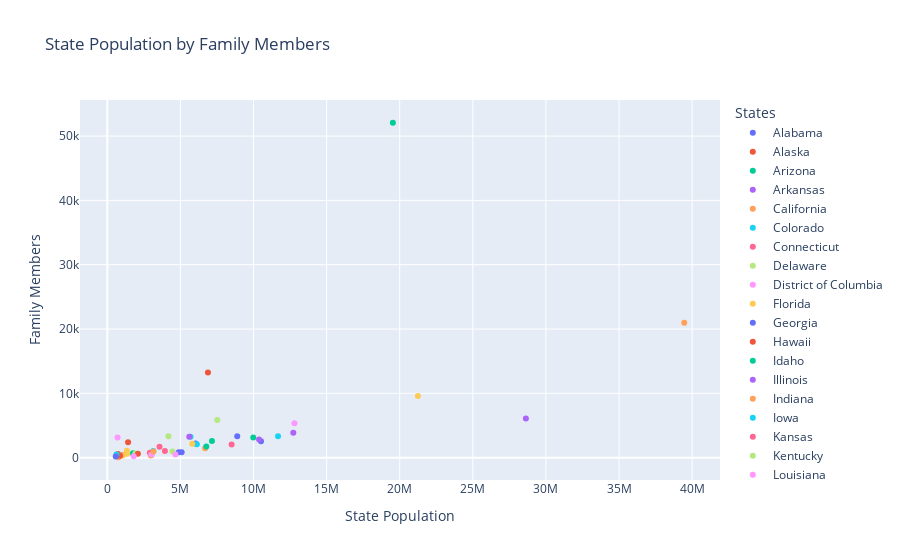

The notebook cell this image was saved under:
### Code cell
px.scatter(homelessness, x= 'state_pop', y='family_members', color='state',
           labels=dict(state_pop = "State Population", family_members = "Family Members", state = "States"), title = "State Population by Family Members")

### Figure 1 — Plotly figure (JSON) as saved in the notebook; plotly's stock layout.template omitted (floating-point values rounded to 4 significant figures)
{"data": [{"hovertemplate": "States=Alabama<br>State Population=%{x}<br>Family Members=%{y}<extra></extra>", "legendgroup": "Alabama", "marker": {"color": "#636efa", "symbol": "circle"}, "mode": "markers", "name": "Alabama", "orientation": "v", "showlegend": true, "type": "scatter", "x": [4887681], "xaxis": "x", "y": [864], "yaxis": "y"}, {"hovertemplate": "States=Alaska<br>State Population=%{x}<br>Family Members=%{y}<extra></extra>", "legendgroup": "Alaska", "marker": {"color": "#EF553B", "symbol": "circle"}, "mode": "markers", "name": "Alaska", "orientation": "v", "showlegend": true, "type": "scatter", "x": [735139], "xaxis": "x", "y": [582], "yaxis": "y"}, {"hovertemplate": "States=Arizona<br>State Population=%{x}<br>Family Members=%{y}<extra></extra>", "legendgroup": "Arizona", "marker": {"color": "#00cc96", "symbol": "circle"}, "mode": "markers", "name": "Arizona", "orientation": "v", "showlegend": true, "type": "scatter", "x": [7158024], "xaxis": "x", "y": [2606], "yaxis": "y"}, {"hovertemplate": "States=Arkansas<br>State Population=%{x}<br>Family Members=%{y}<extra></extra>", "legendgroup": "Arkansas", "marker": {"color": "#ab63fa", "symbol": "circle"}, "mode": "markers", "name": "Arkansas", "orientation": "v", "showlegend": true, "type": "scatter", "x": [3009733], "xaxis": "x", "y": [432], "yaxis": "y"}, {"hovertemplate": "States=California<br>State Population=%{x}<br>Family Members=%{y}<extra></extra>", "legendgroup": "California", "marker": {"color": "#FFA15A", "symbol": "circle"}, "mode": "markers", "name": "California", "orientation": "v", "showlegend": true, "type": "scatter", "x": [39461588], "xaxis": "x", "y": [20964], "yaxis": "y"}, {"hovertemplate": "States=Colorado<br>State Population=%{x}<br>Family Members=%{y}<extra></extra>", "legendgroup": "Colorado", "marker": {"color": "#19d3f3", "symbol": "circle"}, "mode": "markers", "name": "Colorado", "orientation": "v", "showlegend": true, "type": "scatter", "x": [5691287], "xaxis": "x", "y": [3250], "yaxis": "y"}, {"hovertemplate": "States=Connecticut<br>State Population=%{x}<br>Family Members=%{y}<extra></extra>", "legendgroup": "Connecticut", "marker": {"color": "#FF6692", "symbol": "circle"}, "mode": "markers", "name": "Connecticut", "orientation": "v", "showlegend": true, "type": "scatter", "x": [3571520], "xaxis": "x", "y": [1696], "yaxis": "y"}, {"hovertemplate": "States=Delaware<br>State Population=%{x}<br>Family Members=%{y}<extra></extra>", "legendgroup": "Delaware", "marker": {"color": "#B6E880", "symbol": "circle"}, "mode": "markers", "name": "Delaware", "orientation": "v", "showlegend": true, "type": "scatter", "x": [965479], "xaxis": "x", "y": [374], "yaxis": "y"}, {"hovertemplate": "States=District of Columbia<br>State Population=%{x}<br>Family Members=%{y}<extra></extra>", "legendgroup": "District of Columbia", "marker": {"color": "#FF97FF", "symbol": "circle"}, "mode": "markers", "name": "District of Columbia", "orientation": "v", "showlegend": true, "type": "scatter", "x": [701547], "xaxis": "x", "y": [3134], "yaxis": "y"}, {"hovertemplate": "States=Florida<br>State Population=%{x}<br>Family Members=%{y}<extra></extra>", "legendgroup": "Florida", "marker": {"color": "#FECB52", "symbol": "circle"}, "mode": "markers", "name": "Florida", "orientation": "v", "showlegend": true, "type": "scatter", "x": [21244317], "xaxis": "x", "y": [9587], "yaxis": "y"}, {"hovertemplate": "States=Georgia<br>State Population=%{x}<br>Family Members=%{y}<extra></extra>", "legendgroup": "Georgia", "marker": {"color": "#636efa", "symbol": "circle"}, "mode": "markers", "name": "Georgia", "orientation": "v", "showlegend": true, "type": "scatter", "x": [10511131], "xaxis": "x", "y": [2556], "yaxis": "y"}, {"hovertemplate": "States=Hawaii<br>State Population=%{x}<br>Family Members=%{y}<extra></extra>", "legendgroup": "Hawaii", "marker": {"color": "#EF553B", "symbol": "circle"}, "mode": "markers", "name": "Hawaii", "orientation": "v", "showlegend": true, "type": "scatter", "x": [1420593], "xaxis": "x", "y": [2399], "yaxis": "y"}, {"hovertemplate": "States=Idaho<br>State Population=%{x}<br>Family Members=%{y}<extra></extra>", "legendgroup": "Idaho", "marker": {"color": "#00cc96", "symbol": "circle"}, "mode": "markers", "name": "Idaho", "orientation": "v", "showlegend": true, "type": "scatter", "x": [1750536], "xaxis": "x", "y": [715], "yaxis": "y"}, {"hovertemplate": "States=Illinois<br>State Population=%{x}<br>Family Members=%{y}<extra></extra>", "legendgroup": "Illinois", "marker": {"color": "#ab63fa", "symbol": "circle"}, "mode": "markers", "name": "Illinois", "orientation": "v", "showlegend": true, "type": "scatter", "x": [12723071], "xaxis": "x", "y": [3891], "yaxis": "y"}, {"hovertemplate": "States=Indiana<br>State Population=%{x}<br>Family Members=%{y}<extra></extra>", "legendgroup": "Indiana", "marker": {"color": "#FFA15A", "symbol": "circle"}, "mode": "markers", "name": "Indiana", "orientation": "v", "showlegend": true, "type": "scatter", "x": [6695497], "xaxis": "x", "y": [1482], "yaxis": "y"}, {"hovertemplate": "States=Iowa<br>State Population=%{x}<br>Family Members=%{y}<extra></extra>", "legendgroup": "Iowa", "marker": {"color": "#19d3f3", "symbol": "circle"}, "mode": "markers", "name": "Iowa", "orientation": "v", "showlegend": true, "type": "scatter", "x": [3148618], "xaxis": "x", "y": [1038], "yaxis": "y"}, {"hovertemplate": "States=Kansas<br>State Population=%{x}<br>Family Members=%{y}<extra></extra>", "legendgroup": "Kansas", "marker": {"color": "#FF6692", "symbol": "circle"}, "mode": "markers", "name": "Kansas", "orientation": "v", "showlegend": true, "type": "scatter", "x": [2911359], "xaxis": "x", "y": [773], "yaxis": "y"}, {"hovertemplate": "States=Kentucky<br>State Population=%{x}<br>Family Members=%{y}<extra></extra>", "legendgroup": "Kentucky", "marker": {"color": "#B6E880", "symbol": "circle"}, "mode": "markers", "name": "Kentucky", "orientation": "v", "showlegend": true, "type": "scatter", "x": [4461153], "xaxis": "x", "y": [953], "yaxis": "y"}, {"hovertemplate": "States=Louisiana<br>State Population=%{x}<br>Family Members=%{y}<extra></extra>", "legendgroup": "Louisiana", "marker": {"color": "#FF97FF", "symbol": "circle"}, "mode": "markers", "name": "Louisiana", "orientation": "v", "showlegend": true, "type": "scatter", "x": [4659690], "xaxis": "x", "y": [519], "yaxis": "y"}, {"hovertemplate": "States=Maine<br>State Population=%{x}<br>Family Members=%{y}<extra></extra>", "legendgroup": "Maine", "marker": {"color": "#FECB52", "symbol": "circle"}, "mode": "markers", "name": "Maine", "orientation": "v", "showlegend": true, "type": "scatter", "x": [1339057], "xaxis": "x", "y": [1066], "yaxis": "y"}, {"hovertemplate": "States=Maryland<br>State Population=%{x}<br>Family Members=%{y}<extra></extra>", "legendgroup": "Maryland", "marker": {"color": "#636efa", "symbol": "circle"}, "mode": "markers", "name": "Maryland", "orientation": "v", "showlegend": true, "type": "scatter", "x": [6035802], "xaxis": "x", "y": [2230], "yaxis": "y"}, {"hovertemplate": "States=Massachusetts<br>State Population=%{x}<br>Family Members=%{y}<extra></extra>", "legendgroup": "Massachusetts", "marker": {"color": "#EF553B", "symbol": "circle"}, "mode": "markers", "name": "Massachusetts", "orientation": "v", "showlegend": true, "type": "scatter", "x": [6882635], "xaxis": "x", "y": [13257], "yaxis": "y"}, {"hovertemplate": "States=Michigan<br>State Population=%{x}<br>Family Members=%{y}<extra></extra>", "legendgroup": "Michigan", "marker": {"color": "#00cc96", "symbol": "circle"}, "mode": "markers", "name": "Michigan", "orientation": "v", "showlegend": true, "type": "scatter", "x": [9984072], "xaxis": "x", "y": [3142], "yaxis": "y"}, {"hovertemplate": "States=Minnesota<br>State Population=%{x}<br>Family Members=%{y}<extra></extra>", "legendgroup": "Minnesota", "marker": {"color": "#ab63fa", "symbol": "circle"}, "mode": "markers", "name": "Minnesota", "orientation": "v", "showlegend": true, "type": "scatter", "x": [5606249], "xaxis": "x", "y": [3250], "yaxis": "y"}, {"hovertemplate": "States=Mississippi<br>State Population=%{x}<br>Family Members=%{y}<extra></extra>", "legendgroup": "Mississippi", "marker": {"color": "#FFA15A", "symbol": "circle"}, "mode": "markers", "name": "Mississippi", "orientation": "v", "showlegend": true, "type": "scatter", "x": [2981020], "xaxis": "x", "y": [328], "yaxis": "y"}, {"hovertemplate": "States=Missouri<br>State Population=%{x}<br>Family Members=%{y}<extra></extra>", "legendgroup": "Missouri", "marker": {"color": "#19d3f3", "symbol": "circle"}, "mode": "markers", "name": "Missouri", "orientation": "v", "showlegend": true, "type": "scatter", "x": [6121623], "xaxis": "x", "y": [2107], "yaxis": "y"}, {"hovertemplate": "States=Montana<br>State Population=%{x}<br>Family Members=%{y}<extra></extra>", "legendgroup": "Montana", "marker": {"color": "#FF6692", "symbol": "circle"}, "mode": "markers", "name": "Montana", "orientation": "v", "showlegend": true, "type": "scatter", "x": [1060665], "xaxis": "x", "y": [422], "yaxis": "y"}, {"hovertemplate": "States=Nebraska<br>State Population=%{x}<br>Family Members=%{y}<extra></extra>", "legendgroup": "Nebraska", "marker": {"color": "#B6E880", "symbol": "circle"}, "mode": "markers", "name": "Nebraska", "orientation": "v", "showlegend": true, "type": "scatter", "x": [1925614], "xaxis": "x", "y": [676], "yaxis": "y"}, {"hovertemplate": "States=Nevada<br>State Population=%{x}<br>Family Members=%{y}<extra></extra>", "legendgroup": "Nevada", "marker": {"color": "#FF97FF", "symbol": "circle"}, "mode": "markers", "name": "Nevada", "orientation": "v", "showlegend": true, "type": "scatter", "x": [3027341], "xaxis": "x", "y": [486], "yaxis": "y"}, {"hovertemplate": "States=New Hampshire<br>State Population=%{x}<br>Family Members=%{y}<extra></extra>", "legendgroup": "New Hampshire", "marker": {"color": "#FECB52", "symbol": "circle"}, "mode": "markers", "name": "New Hampshire", "orientation": "v", "showlegend": true, "type": "scatter", "x": [1353465], "xaxis": "x", "y": [615], "yaxis": "y"}, {"hovertemplate": "States=New Jersey<br>State Population=%{x}<br>Family Members=%{y}<extra></extra>", "legendgroup": "New Jersey", "marker": {"color": "#636efa", "symbol": "circle"}, "mode": "markers", "name": "New Jersey", "orientation": "v", "showlegend": true, "type": "scatter", "x": [8886025], "xaxis": "x", "y": [3350], "yaxis": "y"}, {"hovertemplate": "States=New Mexico<br>State Population=%{x}<br>Family Members=%{y}<extra></extra>", "legendgroup": "New Mexico", "marker": {"color": "#EF553B", "symbol": "circle"}, "mode": "markers", "name": "New Mexico", "orientation": "v", "showlegend": true, "type": "scatter", "x": [2092741], "xaxis": "x", "y": [602], "yaxis": "y"}, {"hovertemplate": "States=New York<br>State Population=%{x}<br>Family Members=%{y}<extra></extra>", "legendgroup": "New York", "marker": {"color": "#00cc96", "symbol": "circle"}, "mode": "markers", "name": "New York", "orientation": "v", "showlegend": true, "type": "scatter", "x": [19530351], "xaxis": "x", "y": [52070], "yaxis": "y"}, {"hovertemplate": "States=North Carolina<br>State Population=%{x}<br>Family Members=%{y}<extra></extra>", "legendgroup": "North Carolina", "marker": {"color": "#ab63fa", "symbol": "circle"}, "mode": "markers", "name": "North Carolina", "orientation": "v", "showlegend": true, "type": "scatter", "x": [10381615], "xaxis": "x", "y": [2817], "yaxis": "y"}, {"hovertemplate": "States=North Dakota<br>State Population=%{x}<br>Family Members=%{y}<extra></extra>", "legendgroup": "North Dakota", "marker": {"color": "#FFA15A", "symbol": "circle"}, "mode": "markers", "name": "North Dakota", "orientation": "v", "showlegend": true, "type": "scatter", "x": [758080], "xaxis": "x", "y": [75], "yaxis": "y"}, {"hovertemplate": "States=Ohio<br>State Population=%{x}<br>Family Members=%{y}<extra></extra>", "legendgroup": "Ohio", "marker": {"color": "#19d3f3", "symbol": "circle"}, "mode": "markers", "name": "Ohio", "orientation": "v", "showlegend": true, "type": "scatter", "x": [11676341], "xaxis": "x", "y": [3320], "yaxis": "y"}, {"hovertemplate": "States=Oklahoma<br>State Population=%{x}<br>Family Members=%{y}<extra></extra>", "legendgroup": "Oklahoma", "marker": {"color": "#FF6692", "symbol": "circle"}, "mode": "markers", "name": "Oklahoma", "orientation": "v", "showlegend": true, "type": "scatter", "x": [3940235], "xaxis": "x", "y": [1048], "yaxis": "y"}, {"hovertemplate": "States=Oregon<br>State Population=%{x}<br>Family Members=%{y}<extra></extra>", "legendgroup": "Oregon", "marker": {"color": "#B6E880", "symbol": "circle"}, "mode": "markers", "name": "Oregon", "orientation": "v", "showlegend": true, "type": "scatter", "x": [4181886], "xaxis": "x", "y": [3337], "yaxis": "y"}, {"hovertemplate": "States=Pennsylvania<br>State Population=%{x}<br>Family Members=%{y}<extra></extra>", "legendgroup": "Pennsylvania", "marker": {"color": "#FF97FF", "symbol": "circle"}, "mode": "markers", "name": "Pennsylvania", "orientation": "v", "showlegend": true, "type": "scatter", "x": [12800922], "xaxis": "x", "y": [5349], "yaxis": "y"}, {"hovertemplate": "States=Rhode Island<br>State Population=%{x}<br>Family Members=%{y}<extra></extra>", "legendgroup": "Rhode Island", "marker": {"color": "#FECB52", "symbol": "circle"}, "mode": "markers", "name": "Rhode Island", "orientation": "v", "showlegend": true, "type": "scatter", "x": [1058287], "xaxis": "x", "y": [354], "yaxis": "y"}, {"hovertemplate": "States=South Carolina<br>State Population=%{x}<br>Family Members=%{y}<extra></extra>", "legendgroup": "South Carolina", "marker": {"color": "#636efa", "symbol": "circle"}, "mode": "markers", "name": "South Carolina", "orientation": "v", "showlegend": true, "type": "scatter", "x": [5084156], "xaxis": "x", "y": [851], "yaxis": "y"}, {"hovertemplate": "States=South Dakota<br>State Population=%{x}<br>Family Members=%{y}<extra></extra>", "legendgroup": "South Dakota", "marker": {"color": "#EF553B", "symbol": "circle"}, "mode": "markers", "name": "South Dakota", "orientation": "v", "showlegend": true, "type": "scatter", "x": [878698], "xaxis": "x", "y": [323], "yaxis": "y"}, {"hovertemplate": "States=Tennessee<br>State Population=%{x}<br>Family Members=%{y}<extra></extra>", "legendgroup": "Tennessee", "marker": {"color": "#00cc96", "symbol": "circle"}, "mode": "markers", "name": "Tennessee", "orientation": "v", "showlegend": true, "type": "scatter", "x": [6771631], "xaxis": "x", "y": [1744], "yaxis": "y"}, {"hovertemplate": "States=Texas<br>State Population=%{x}<br>Family Members=%{y}<extra></extra>", "legendgroup": "Texas", "marker": {"color": "#ab63fa", "symbol": "circle"}, "mode": "markers", "name": "Texas", "orientation": "v", "showlegend": true, "type": "scatter", "x": [28628666], "xaxis": "x", "y": [6111], "yaxis": "y"}, {"hovertemplate": "States=Utah<br>State Population=%{x}<br>Family Members=%{y}<extra></extra>", "legendgroup": "Utah", "marker": {"color": "#FFA15A", "symbol": "circle"}, "mode": "markers", "name": "Utah", "orientation": "v", "showlegend": true, "type": "scatter", "x": [3153550], "xaxis": "x", "y": [972], "yaxis": "y"}, {"hovertemplate": "States=Vermont<br>State Population=%{x}<br>Family Members=%{y}<extra></extra>", "legendgroup": "Vermont", "marker": {"color": "#19d3f3", "symbol": "circle"}, "mode": "markers", "name": "Vermont", "orientation": "v", "showlegend": true, "type": "scatter", "x": [624358], "xaxis": "x", "y": [511], "yaxis": "y"}, {"hovertemplate": "States=Virginia<br>State Population=%{x}<br>Family Members=%{y}<extra></extra>", "legendgroup": "Virginia", "marker": {"color": "#FF6692", "symbol": "circle"}, "mode": "markers", "name": "Virginia", "orientation": "v", "showlegend": true, "type": "scatter", "x": [8501286], "xaxis": "x", "y": [2047], "yaxis": "y"}, {"hovertemplate": "States=Washington<br>State Population=%{x}<br>Family Members=%{y}<extra></extra>", "legendgroup": "Washington", "marker": {"color": "#B6E880", "symbol": "circle"}, "mode": "markers", "name": "Washington", "orientation": "v", "showlegend": true, "type": "scatter", "x": [7523869], "xaxis": "x", "y": [5880], "yaxis": "y"}, {"hovertemplate": "States=West Virginia<br>State Population=%{x}<br>Family Members=%{y}<extra></extra>", "legendgroup": "West Virginia", "marker": {"color": "#FF97FF", "symbol": "circle"}, "mode": "markers", "name": "West Virginia", "orientation": "v", "showlegend": true, "type": "scatter", "x": [1804291], "xaxis": "x", "y": [222], "yaxis": "y"}, {"hovertemplate": "States=Wisconsin<br>State Population=%{x}<br>Family Members=%{y}<extra></extra>", "legendgroup": "Wisconsin", "marker": {"color": "#FECB52", "symbol": "circle"}, "mode": "markers", "name": "Wisconsin", "orientation": "v", "showlegend": true, "type": "scatter", "x": [5807406], "xaxis": "x", "y": [2167], "yaxis": "y"}, {"hovertemplate": "States=Wyoming<br>State Population=%{x}<br>Family Members=%{y}<extra></extra>", "legendgroup": "Wyoming", "marker": {"color": "#636efa", "symbol": "circle"}, "mode": "markers", "name": "Wyoming", "orientation": "v", "showlegend": true, "type": "scatter", "x": [577601], "xaxis": "x", "y": [205], "yaxis": "y"}], "layout": {"legend": {"title": {"text": "States"}, "tracegroupgap": 0}, "title": {"text": "State Population by Family Members"}, "xaxis": {"anchor": "y", "domain": [0, 1], "title": {"text": "State Population"}}, "yaxis": {"anchor": "x", "domain": [0, 1], "title": {"text": "Family Members"}}}}
